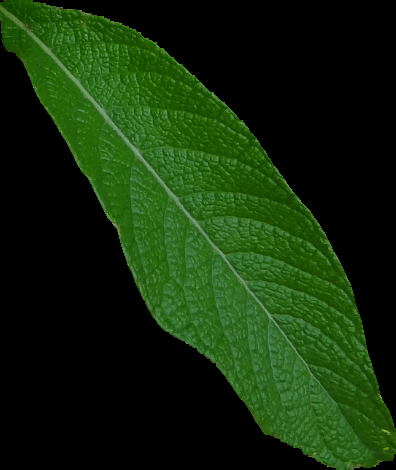
#> input picture raws/Blumea_balsamifera/download (34).png, 396 x 470 px, given in place of large--4xtMuA.jpg, which was not available
$ jupyter execute --allow-errors plant_image_preprocessing.ipynb   (older library calls are emulated)   (text cells are left out)
#> lines starting #> are read from the running program, lines starting #| are printed output that depends on the picture; after the words box and inside, x2 and y2 are one past the last pixel; in counts of white or black regions, pixels touching at a corner belong together; pictures that were not available may be replaced by others from this repository, and a replacement may not be noted
[cell 1]
# Import Packages
import pandas as pd
from PIL import Image
from pathlib import Path
import imagesize
import numpy as np
import cv2
import skimage.exposure
import os

import tensorflow as tf
from tensorflow import keras
from tensorflow.keras.preprocessing.image import ImageDataGenerator
from tensorflow.keras.models import Sequential, Model
from tensorflow.keras.layers import Dense, Conv2D, Flatten, Dropout, MaxPooling2D, Activation
from tensorflow.keras.preprocessing.image import img_to_array
from tensorflow.keras.preprocessing import image
from tensorflow.keras.preprocessing.image import load_img
from tensorflow.keras.applications.vgg19 import VGG19, preprocess_input, decode_predictions
import matplotlib.pyplot as plt
import matplotlib.image as mpimg

[cell 2]
import tensorflow
print(tensorflow.__version__)

[cell 3]
# Get all folder names

import os
path = "../raws"
dir_list = os.listdir(path)

print("Directories in '", path, "' :", dir_list[0:10])
print(f'Length: ',len(dir_list))

[cell 4]
# Src: https://medium.com/analytics-vidhya/how-to-pick-the-optimal-image-size-for-training-convolution-neural-network-65702b880f05
# Identify Image Resolutions

imgs = []
# Get the Image Resolutions
for dirname in dir_list:
    imgs_temp = [img.name for img in Path('../raws/' + dirname).iterdir() if img.suffix in [".jpg", ".jpeg", ".png", ".gif", ".webp", ".tiff", ".psd", ".raw", ".bmp", ".heif", ".indd", ".jpeg"]]
    imgs.append(imgs_temp)
#> pass 2 of the loop `for dirname in dir_list:`:

# Obtain number of images in a folder(plant)
imgs_len_arr = [int(len(lst)) for lst in imgs ]
imgs_len_arr

[cell 5]
img_meta = {}

counter = 0
#> (the rest of this cell did not finish here and is left out)

[cell 6]
img_meta

[cell 7]
len(img_meta)

#> (a cell that did not finish here is left out)

[cell 9]
plant_id = []

counter = 0
for i in imgs_len_arr:
    for j in range(int(i)):
        plant_id.append(dir_list[counter])
    counter += 1

#> (the rest of this cell did not finish here and is left out)

#> (a cell that did not finish here is left out)

[cell 11]
# Visualize Image Resolutions

fig = plt.figure(figsize=(8, 8))
ax = fig.add_subplot(111)
#> (the rest of this cell did not finish here and is left out)

[cell 12]
def rescale_image(id_name, img_name):
    image  = Image.open(f"../raws/{id_name}/{img_name}")
    width  = image.size[0]
    height = image.size[1]

    aspect = width / float(height)

    ideal_width = 500
    ideal_height = 500

    ideal_aspect = ideal_width / float(ideal_height)

    if aspect > ideal_aspect:
        # Then crop the left and right edges:
        new_width = int(ideal_aspect * height)
        offset = (width - new_width) / 2
        resize = (offset, 0, width - offset, height)
    else:
        # ... crop the top and bottom:
        new_height = int(width / ideal_aspect)
        offset = (height - new_height) / 2
        resize = (0, offset, width, height - offset)

    thumb = image.crop(resize).resize((ideal_width, ideal_height), Image.ANTIALIAS)
    thumb.save(f"../rescaled/{id_name}/{img_name}")

[cell 13]
print(os.getcwd())

#> (the rest of this cell did not finish here and is left out)

[cell 14]
# Create directories for preprocessed images

owd = os.getcwd()
print(owd)
os.chdir('../clean')
print("Switching Directory ...")
print(os.getcwd())

new_directories_list = ["rawsRGB_to_Grayscale", "Grayscale_to_Binary", "Binary_to_Smoothing", "Smoothing_to_Filtering"]

for directory in new_directories_list:
    try:
        os.mkdir(str(directory))
    except:
        print("[Outer] Count not create outer directory!")

for directory in new_directories_list:
    for inner_directory in dir_list:
        try:
            print("Switching Directory ...")
            os.chdir(directory)
            print(os.getcwd())
        except:
            print("Unable to switch Diretory!")

        try:
            os.mkdir(str(inner_directory))
            print("Switching Directory ...")
            os.chdir("../")
            print(os.getcwd())
        except:
            print("[Inner] Count not create inner directory!")
    os.chdir("../")


# Back to original directory for rerunning
os.chdir('../leaf_recognition_system')

[cell 15]
# Import csv
img_meta_df = pd.read_csv("../csv/inaturalist_imgs_metadata.csv", index_col = 0)
#> (reads csv/inaturalist_imgs_metadata.csv from the repository)
img_meta_df

[cell 16]
# RGB to Grayscale

def image_to_contour(id_name, img_name):
#> called with id_name = 'Blumea_balsamifera', img_name = 'large--4xtMuA.jpg'
    img = cv2.imread(f"../rescaled/{id_name}/{img_name}")
#> img is the input picture: shape (470, 396, 3); mean B, G, R 10.7, 43.6, 19.4

    # Convert to HSV color space
    hsv = cv2.cvtColor(img, cv2.COLOR_BGR2HSV)
#> hsv: shape (470, 396, 3); mean H, S, V 22.4, 85, 43.6

    # Define color range for green leaves
    lower_green = np.array([35, 50, 50])
    upper_green = np.array([80, 255, 255])

    # Create mask using color thresholding
    mask = cv2.inRange(hsv, lower_green, upper_green)
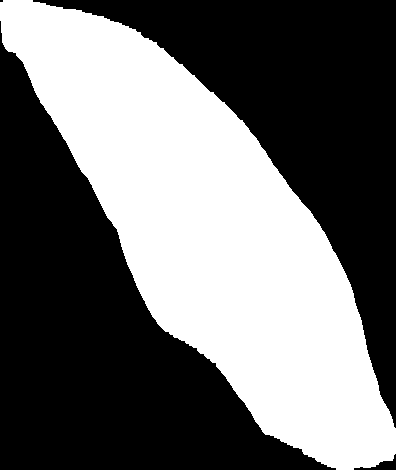
#> mask: shape (470, 396); 42.8% white; 1 white region, box (x1, y1, x2, y2) and area: (0, 0, 396, 470) 79687

    # Apply morphology operations to remove noise and fill in gaps
    kernel = np.ones((5,5), np.uint8)
    mask = cv2.morphologyEx(mask, cv2.MORPH_OPEN, kernel)
    mask = cv2.morphologyEx(mask, cv2.MORPH_CLOSE, kernel)
#> mask: shape (470, 396); 42.9% white; 1 white region

    contours, hierarchy = cv2.findContours(mask, cv2.RETR_EXTERNAL, cv2.CHAIN_APPROX_SIMPLE)
#> contours = 1 contour; box (x1, y1, x2, y2) and area: (0, 0, 396, 470) 79192

    contours = sorted(contours, key=cv2.contourArea, reverse=True)

    result = cv2.bitwise_and(img, img, mask=mask)

    if len(contours) > 0:
        leaf_contour = contours[0]
#> leaf_contour = contour of 632 points, box (x1, y1, x2, y2) (0, 0, 396, 470), area 79192
#> pass 2 of the loop `for ind in img_meta_df.index:`:
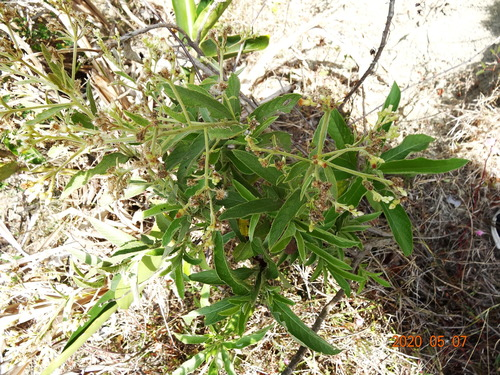
#> input picture raws/Blumea_balsamifera/medium--Nws2m6.jpeg, 500 x 375 px, given in place of large--GzNRNS.jpg, which was not available
#> in image_to_contour, img is the input picture: shape (375, 500, 3); mean B, G, R 117.7, 154.6, 155.3
#> hsv: shape (375, 500, 3); mean H, S, V 28.9, 89.4, 161.8
#> in image_to_contour (call 2), `mask = cv2.morphologyEx(mask, cv2.MORPH_CLOSE, kernel)`:
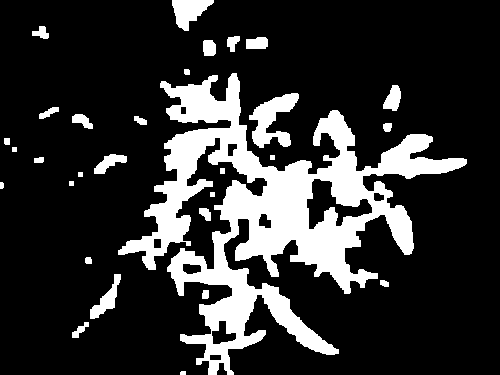
#> mask: shape (375, 500); 19.5% white; 30 white regions
#> contours = 30 contours, 7 with area under 20; largest, box (x1, y1, x2, y2) and area: (118, 73, 467, 375) 31920, (249, 93, 299, 148) 1218, (172, 0, 214, 31) 692, (90, 274, 121, 319) 440, (94, 154, 127, 174) 286
#> leaf_contour = contour of 1310 points, box (x1, y1, x2, y2) (118, 73, 467, 375), area 31920
#> leaf_mask: shape (375, 500); 17.9% white; 1 white region, box (x1, y1, x2, y2) and area: (118, 73, 467, 375) 33616

        # Draw the leaf contour on a black image
        leaf_mask = np.zeros_like(mask)
        cv2.drawContours(leaf_mask, [leaf_contour], 0, 255, -1)

        # Apply mask to original image
        result = cv2.bitwise_and(img, img, mask=leaf_mask)

    path = '../contour/'
    cv2.imwrite(os.path.join(path , '{0}/{1}'.format(id_name, img_name)), result, [cv2.IMWRITE_JPEG_QUALITY, 100])

[cell 17]
print(os.getcwd())

#> (the rest of this cell did not finish here and is left out)

[cell 18]
# RGB to Grayscale

def image_to_grayscale(id_name, img_name):
#> called with id_name = 'Blumea_balsamifera', img_name = 'large--4xtMuA.jpg'
    image = cv2.imread(f"../rescaled/{id_name}/{img_name}")
    gray = cv2.cvtColor(image, cv2.COLOR_BGR2GRAY)
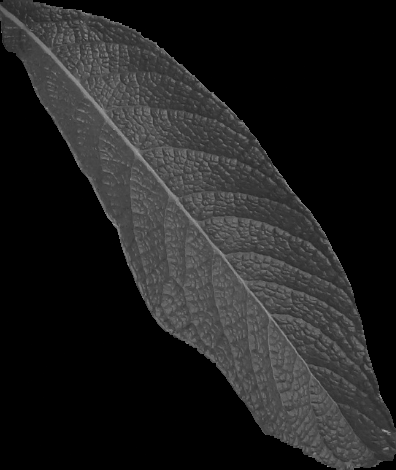
#> gray: shape (470, 396); min 0, max 169, mean 32.6
#> pass 2 of the loop `for ind in img_meta_df.index:`:
#> gray: shape (375, 500)

    path = '../clean/rawsRGB_to_Grayscale/'
    cv2.imwrite(os.path.join(path , '{0}/{1}'.format(id_name, img_name)), gray, [cv2.IMWRITE_JPEG_QUALITY, 100])

[cell 19]
print(os.getcwd())

#> (the rest of this cell did not finish here and is left out)

[cell 20]
# Grayscale to Binary

def grayscale_to_binary(id_name, img_name):
#> called with id_name = 'Blumea_balsamifera', img_name = 'large--4xtMuA.jpg'
    image = cv2.imread(f"../clean/rawsRGB_to_Grayscale/{id_name}/{img_name}")
#> image: shape (470, 396, 3); min 0, max 169, mean 32.6
    ret,thresh = cv2.threshold(image, 70, 255, 0)
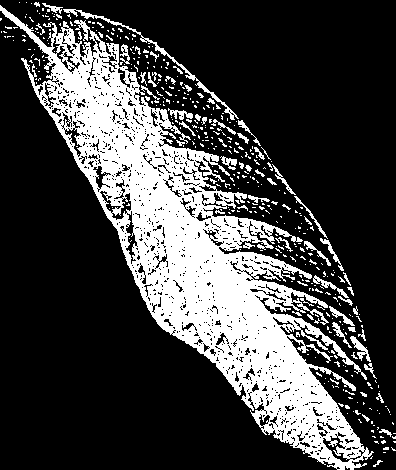
#> thresh: shape (470, 396, 3); 26.2% white; 448 white regions (385 under 20 px), largest, box (x1, y1, x2, y2) and area: (0, 5, 374, 470) 42993, (63, 9, 239, 120) 675, (350, 336, 371, 362) 183

    path = '../clean/Grayscale_to_Binary/'
    cv2.imwrite(os.path.join(path , '{0}/{1}'.format(id_name, img_name)), thresh, [cv2.IMWRITE_JPEG_QUALITY, 100])

[cell 21]
print(os.getcwd())

for ind in img_meta_df.index:
    grayscale_to_binary(img_meta_df['plant_id'][ind], img_meta_df['FileName'][ind])
    print(f'Finished Index: {ind}')
#> pass 2 of the loop `for ind in img_meta_df.index:`:
#> image: shape (375, 500, 3)
#> thresh: shape (375, 500, 3); 83.9% white; 1632 black regions (1467 under 20 px), largest, box (x1, y1, x2, y2) and area: (401, 202, 500, 375) 8686, (212, 145, 290, 243) 2613, (194, 238, 278, 300) 1296

[cell 22]
# https://stackoverflow.com/questions/62078016/smooth-the-edges-of-binary-images-face-using-python-and-open-cv

def binary_to_smoothing(id_name, img_name):
    # load image
#> called with id_name = 'Blumea_balsamifera', img_name = 'large--4xtMuA.jpg'
    img = cv2.imread(f'../clean/Grayscale_to_Binary/{id_name}/{img_name}')
#> img: shape (470, 396, 3); min 0, max 255, mean 66.7

    # blur threshold image
    blur = cv2.GaussianBlur(img, (0,0), sigmaX=3, sigmaY=3, borderType = cv2.BORDER_DEFAULT)
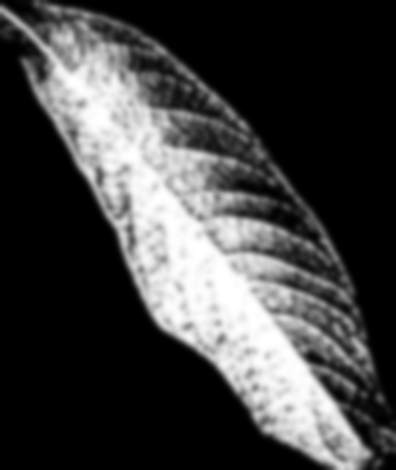
#> blur: shape (470, 396, 3); min 0, max 255, mean 66.7

    # [6 lines of commented-out code are left out]
    result = skimage.exposure.rescale_intensity(blur, in_range=(127.5,255), out_range=(0,255))
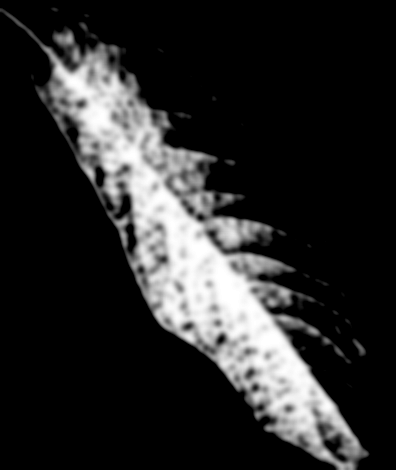
#> result: shape (470, 396, 3) float64; min 0, max 255, mean 42.1

    # save output
    path = '../clean/Binary_to_Smoothing/'
    cv2.imwrite(os.path.join(path , '{0}/{1}'.format(id_name, img_name)), result)
#> pass 2 of the loop `for ind in img_meta_df.index:`:
#> img: shape (375, 500, 3)
#> blur: shape (375, 500, 3)

    cv2.waitKey(0)
    cv2.destroyAllWindows()

[cell 23]
print(os.getcwd())

#> (the rest of this cell did not finish here and is left out)

[cell 24]
# Grayscale to Binary

def smoothing_to_filtering(id_name, img_name):
    ## edge detection
#> called with id_name = 'Blumea_balsamifera', img_name = 'large--4xtMuA.jpg'
    park = cv2.imread(f'../clean/Binary_to_Smoothing/{id_name}/{img_name}')
#> park: shape (470, 396, 3); min 0, max 255, mean 42.1
    park = cv2.cvtColor(park, cv2.COLOR_BGR2RGB)
    edge = cv2.Canny(park, 100, 200)
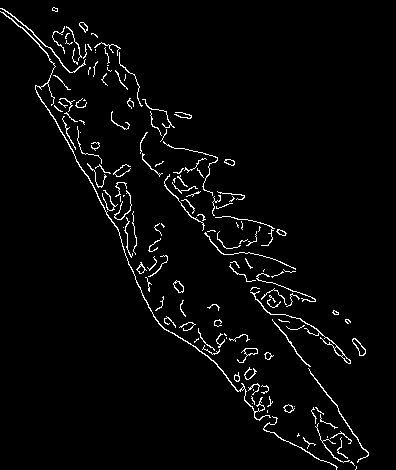
#> edge: shape (470, 396); 3% white in thin lines or dots
#> pass 2 of the loop `for ind in img_meta_df.index:`:
#> park: shape (375, 500, 3)
#> in smoothing_to_filtering (call 2), `edge = cv2.Canny(park, 100, 200)`:
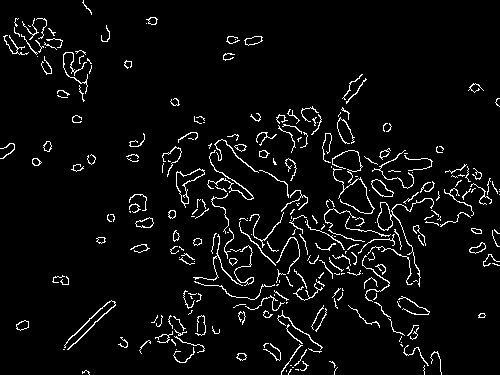
#> edge: shape (375, 500); 4.7% white in thin lines or dots

    path = '../clean/Smoothing_to_Filtering/'
    cv2.imwrite(os.path.join(path , '{0}/{1}'.format(id_name, img_name)), edge, [cv2.IMWRITE_JPEG_QUALITY, 100])
